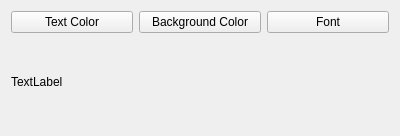
<?xml version="1.0" encoding="UTF-8"?>
<ui version="4.0">
 <class>Widget</class>
 <widget class="QWidget" name="Widget">
  <property name="geometry">
   <rect>
    <x>0</x>
    <y>0</y>
    <width>400</width>
    <height>136</height>
   </rect>
  </property>
  <property name="windowTitle">
   <string>Form</string>
  </property>
  <layout class="QVBoxLayout" name="verticalLayout">
   <item>
    <layout class="QHBoxLayout" name="horizontalLayout">
     <item>
      <widget class="QPushButton" name="text_color_button">
       <property name="text">
        <string>Text Color</string>
       </property>
      </widget>
     </item>
     <item>
      <widget class="QPushButton" name="background_color_button">
       <property name="text">
        <string>Background Color</string>
       </property>
      </widget>
     </item>
     <item>
      <widget class="QPushButton" name="font_button">
       <property name="text">
        <string>Font</string>
       </property>
      </widget>
     </item>
    </layout>
   </item>
   <item>
    <widget class="QLabel" name="text_label">
     <property name="text">
      <string>TextLabel</string>
     </property>
    </widget>
   </item>
  </layout>
 </widget>
 <resources/>
 <connections/>
</ui>
